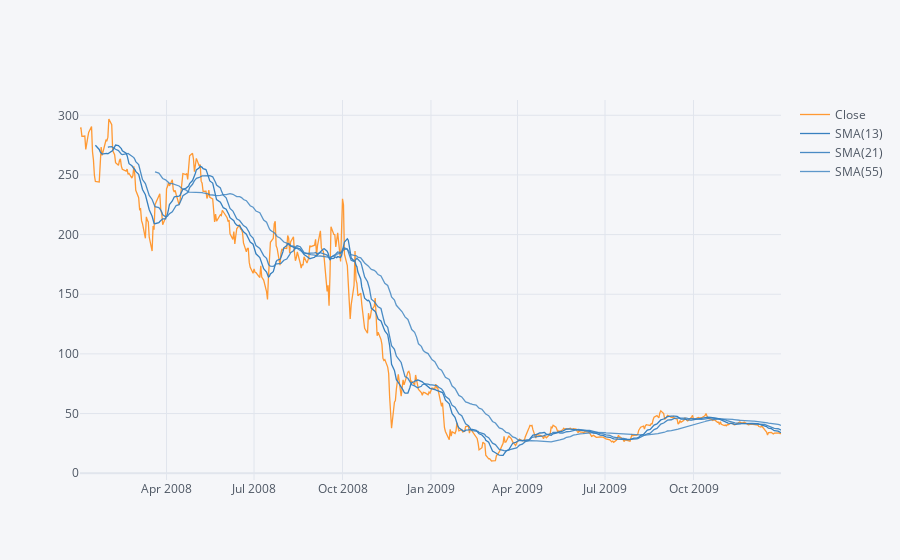

Notebook cell for this chart:
### Markdown cell above
** Use .ta_plot(study='sma') to create a Simple Moving Averages plot of Morgan Stanley for the year 2015.**

### Code cell
C["Close"].loc["2008-1-1":"2009-12-31"].ta_plot(study="sma", periods=[13,21,55], title="Simple Moving Average")

### Figure 1 — Plotly figure (JSON) as saved in the notebook; plotly's stock layout.template omitted (floating-point values rounded to 4 significant figures; data arrays with more than 128 entries replaced by an {"elided": "..."} marker saying what was removed)
{"data": [{"line": {"color": "rgba(255, 153, 51, 1.0)", "dash": "solid", "shape": "linear", "width": 1.3}, "mode": "lines", "name": "Close", "text": "", "type": "scatter", "x": {"elided": "505 str values"}, "y": {"elided": "505 float values"}}, {"line": {"color": "rgba(55, 128, 191, 1.0)", "dash": "solid", "shape": "linear", "width": 1.3}, "mode": "lines", "name": "SMA(13)", "text": "", "type": "scatter", "x": {"elided": "505 str values"}, "y": {"elided": "505 mixed values"}}, {"line": {"color": "rgba(55, 128, 191, 0.8999999999999999)", "dash": "solid", "shape": "linear", "width": 1.3}, "mode": "lines", "name": "SMA(21)", "text": "", "type": "scatter", "x": {"elided": "505 str values"}, "y": {"elided": "505 mixed values"}}, {"line": {"color": "rgba(55, 128, 191, 0.7999999999999998)", "dash": "solid", "shape": "linear", "width": 1.3}, "mode": "lines", "name": "SMA(55)", "text": "", "type": "scatter", "x": {"elided": "505 str values"}, "y": {"elided": "505 mixed values"}}], "layout": {"legend": {"bgcolor": "#F5F6F9", "font": {"color": "#4D5663"}}, "paper_bgcolor": "#F5F6F9", "plot_bgcolor": "#F5F6F9", "title": {"font": {"color": "#4D5663"}}, "xaxis": {"gridcolor": "#E1E5ED", "showgrid": true, "tickfont": {"color": "#4D5663"}, "title": {"font": {"color": "#4D5663"}, "text": ""}, "zerolinecolor": "#E1E5ED"}, "yaxis": {"gridcolor": "#E1E5ED", "showgrid": true, "tickfont": {"color": "#4D5663"}, "title": {"font": {"color": "#4D5663"}, "text": ""}, "zerolinecolor": "#E1E5ED"}}}
